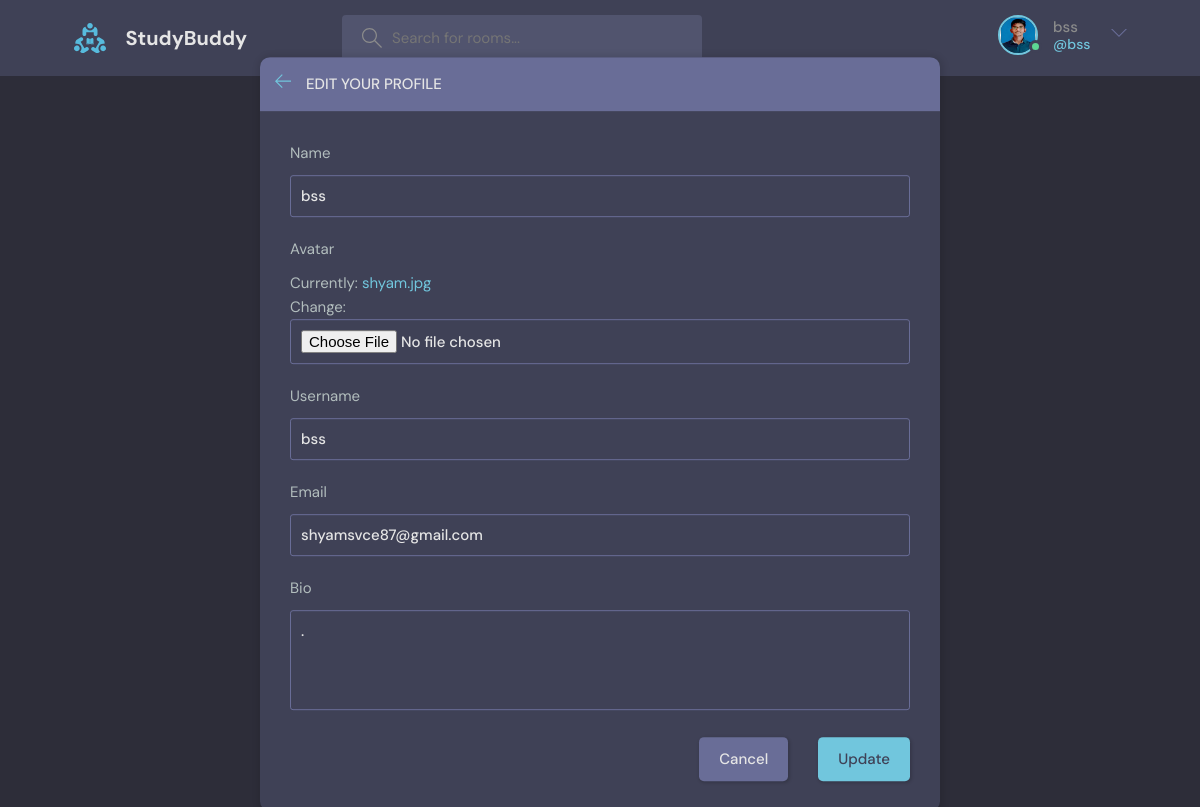
The app's page /update-user/ (signed in) with its own data.
### base/models.py (models this page shows)
class User(AbstractUser):
    name = models.CharField(max_length=200, null=True)
    email = models.EmailField(unique=True, null=True)
    bio = models.TextField(null=True)
    avatar = models.ImageField(null=True, default="avatar.svg")
    USERNAME_FIELD = 'email'
    REQUIRED_FIELDS = []

### base/views.py (the view)
# urls.py: path("update-user/",views.update_user,name='update-user'),
@login_required(login_url = 'login')
def update_user(request):
    form = UserForm(instance=request.user)
    if request.method == 'POST':
        form = UserForm(request.POST,request.FILES,instance=request.user)
        if form.is_valid:
            form.save()
            return redirect('user-profile',pk=request.user.id)
    return render(request,'base/update_user.html',{'form':form})

### base/forms.py
class UserForm(ModelForm):
    class Meta:
        model = User
        fields = ['name','avatar','username','email','bio']

### base/templates/base/update_user.html (shortened to what this page needs)
{% extends 'main.html' %}
{% block content %}
    <main class="update-account layout">
        <div class="container">
            <div class="layout__box">
                <div class="layout__boxHeader">
                    <div class="layout__boxTitle">
                        <a href="{% url 'home' %}">
                            <svg version="1.1" xmlns="http://www.w3.org/2000/svg" width="32" height="32"
                                viewBox="0 0 32 32">
                                <title>arrow-left</title>
                                <path
                                    d="M13.723 2.286l-13.723 13.714 13.719 13.714 1.616-1.611-10.96-10.96h27.625v-2.286h-27.625l10.965-10.965-1.616-1.607z">
                                </path>
                            </svg>
                        </a>
                        <h3>Edit your profile</h3>
                    </div>
                </div>
                <div class="layout__body">
                    <form class="form" action="" method="POST" enctype="multipart/form-data">
                        {% for field in form %}
                        <div class="form__group">
                            <label for="profile_pic">{{field.label}}</label>
                            {{field}}
                        </div>
                        {% endfor %}
                        <div class="form__action">
                            <a class="btn btn--dark" href="index.html">Cancel</a>
                            <button class="btn btn--main" type="submit">Update</button>
                        </div>
                    </form>
                </div>
            </div>
        </div>
    </main>
{% endblock content %}

### templates/navbar.html (shortened to what this page needs)
    {% load static %}
    <header class="header header--loggedIn">
      <div class="container">
        <a href="{% url 'home' %}" class="header__logo">
          <img src="{% static 'images/logo.svg' %}"/>
          <h1>StudyBuddy</h1>
        </a>
        <form class="header__search" method="GET" action="{% url 'home' %}">
          <label>
            <input name="q" placeholder="Search for rooms..." />
          </label>
        </form>
        <nav class="header__menu">
          {% if request.user.is_authenticated %}
          <div class="header__user">
            <a href="{% url 'update-user' %}">
              <div class="avatar avatar--medium active">
                <img src="{{request.user.avatar.url}}" />
              </div>
              <p>{{request.user.username}}<span>@{{request.user.username}}</span></p>
            </a>
            <button class="dropdown-button">
              <svg version="1.1" xmlns="http://www.w3.org/2000/svg" width="32" height="32" viewBox="0 0 32 32">
                <title>chevron-down</title>
                <path d="M16 21l-13-13h-3l16 16 16-16h-3l-13 13z"></path>
              </svg>
            </button>
          </div>
          {% else %}
          <a href="{% url 'login' %}">
            <img src="{% static 'images/avatar.svg' %}" />
            <p>Login</p>
          </a>
          {% endif %}
        </nav>
      </div>
    </header>

### records on screen
User: user.avatar (picture), user.username "bss", form "bss" "bss" "shyamsvce87@gmail.com" "."

### other values on screen
{{ field.label }} "Name" "Avatar" "Username" "Email" "Bio"
